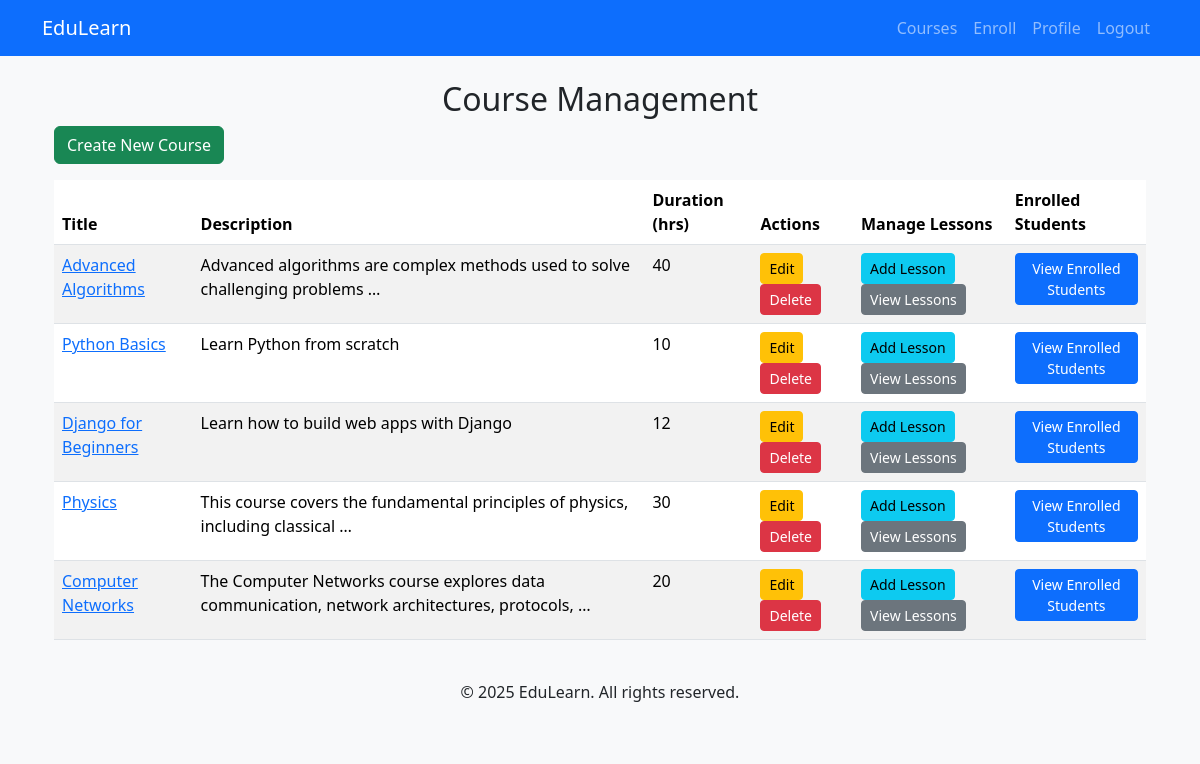
The page /courses/ (signed in) on the database its author committed.
### courses/models.py (models this page shows, shortened)
class Course(models.Model):
    title = models.CharField(max_length=200)
    description = models.TextField()
    duration = models.IntegerField(help_text='Duration in hours')
    thumbnail = models.ImageField(upload_to="course_thumbnails/", null=True, blank=True)
    created_at = models.DateTimeField(auto_now_add=True)

### courses/views.py (the view)
# urls.py: path('', CourseListView.as_view(), name='course_list'),
class CourseListView(LoginRequiredMixin, ListView):
    model = Course
    template_name = 'courses/course_list.html'
    context_object_name = 'courses'

### templates/courses/course_list.html (shortened to what this page needs)
{% extends "courses/base.html" %}
{% block content %}
<div class="container mt-4">
    <h2 class="text-center">Course Management</h2>
    <a href="{% url 'course_create' %}" class="btn btn-success mb-3">Create New Course</a>
    <table class="table table-striped">
        <thead>
            <tr>
                <th>Title</th>
                <th>Description</th>
                <th>Duration (hrs)</th>
                <th>Actions</th>
                <th>Manage Lessons</th>
                <th> Enrolled Students</th>
            </tr>
        </thead>
        <tbody>
            {% for course in courses %}
            <tr>
                <td> <a href="{{ course.pk }}/">{{ course.title }}</a></td>
                <td>{{ course.description|truncatewords:10 }}</td>
                <td>{{ course.duration }}</td>
                <td>
                    <a href="{% url 'course_update' course.id %}" class="btn btn-warning btn-sm">Edit</a>
                    <form action="{% url 'course_delete' course.id %}" method="post" style="display:inline;">
                        <button type="submit" class="btn btn-danger btn-sm"
                            onclick="return confirm('Are you sure you want to delete this course?')">
                            Delete
                        </button>
                    </form>
                </td>
                <td>
                    <a href="{% url 'lesson_create' %}" class="btn btn-info btn-sm">Add Lesson</a>
                    <a href="{% url 'course_detail' course.id %}" class="btn btn-secondary btn-sm">View Lessons</a>
                </td>
                <td>
                    <a href="{% url 'enrolled_students' course.id %}" class="btn btn-primary btn-sm">View Enrolled
                        Students</a>
                </td>
            </tr>
            {% empty %}
            <tr>
                <td colspan="5" class="text-center">No courses available.</td>
            </tr>
            {% endfor %}
        </tbody>
    </table>
</div>
{% endblock %}

### templates/courses/base.html (shortened to what this page needs)
<!DOCTYPE html>
<html lang="en">
<head>
    {% load static %}
    <link rel="stylesheet" href="{% static 'courses/bootstrap/css/bootstrap.min.css' %}">
</head>
<body>
    <nav class="navbar navbar-expand-lg navbar-dark bg-primary">
        <div class="container">
            <a class="navbar-brand" href="{% url 'course_list' %}">EduLearn</a>
            <div class="collapse navbar-collapse" id="navbarNav">
                <ul class="navbar-nav ms-auto">
                    <li class="nav-item"><a class="nav-link" href="{% url 'course_list' %}">Courses</a></li>
                    <li class="nav-item"><a class="nav-link" href="{% url 'enroll_student' %}">Enroll</a></li>
                    {% if user.is_authenticated %}
                        <li class="nav-item"><a class="nav-link" href="{% url 'profile' %}">Profile</a></li>
                        <li class="nav-item"><a class="nav-link" href="{% url 'logout' %}">Logout</a></li>
                    {% else %}
                        <li class="nav-item"><a class="nav-link" href="{% url 'login' %}">Login</a></li>
                        <li class="nav-item"><a class="nav-link" href="{% url 'register' %}">Register</a></li>
                    {% endif %}
                </ul>
            </div>
        </div>
    </nav>
    <div class="container mt-4">
        {% block content %}{% endblock %}
    </div>
    <footer class="text-center mt-4 p-3 bg-light">
        <p>&copy; 2025 EduLearn. All rights reserved.</p>
    </footer>
</body>
</html>

### templates/courses/base.html (style rules this page uses)
body { background-color: #f8f9fa; }

### rows shown on the page
Course: title "Advanced Algorithms", description "Advanced algorithms are complex methods used to solve challenging problems …", duration "40"
Course: title "Python Basics", description "Learn Python from scratch", duration "10"
Course: title "Django for Beginners", description "Learn how to build web apps with Django", duration "12"
Course: title "Physics", description "This course covers the fundamental principles of physics, including classical …", duration "30"
Course: title "Computer Networks", description "The Computer Networks course explores data communication, network architectures, protocols, …", duration "20"
